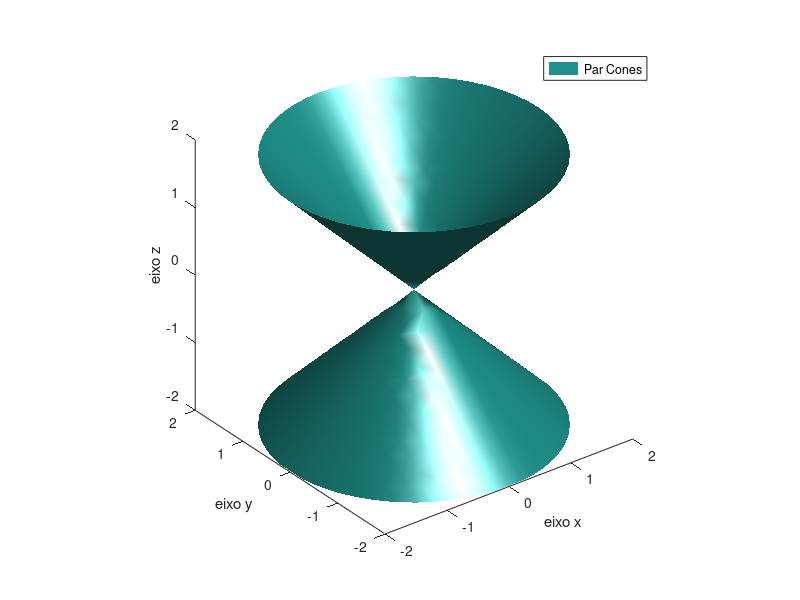

This figure's MATLAB source:
[x, y, z] = meshgrid(-2:0.2:2, -2:0.2:2, -2:0.2:2);
F = x.^2 + y.^2 - z.^2  %cone
isosurface(x,y,z,F,0);
axis equal;
xlabel('eixo x');
ylabel('eixo y');
zlabel('eixo z');
legend('Par Cones');

